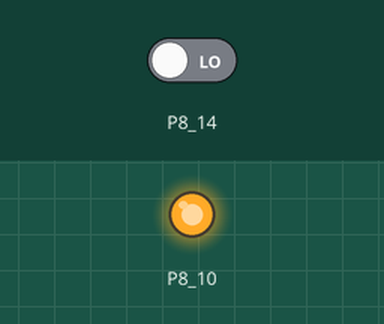
Recording of a program running on a simulated BeagleBone Black. Shown: output pins drawn as LEDs (lit = HIGH). The test bench sets the inputs (shaded band); at power-on: P8_14 LOW.

Above: at 0.1 s.
Timing chart, 0 to 1.6 s (numbered marks = the images above):
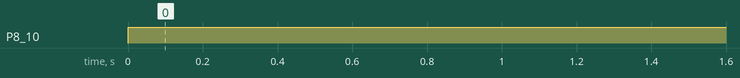

The program:

edge-detect_block.py
```python
import Adafruit_BBIO.GPIO as GPIO

GPIO.setup("P8_10", GPIO.OUT)
GPIO.output("P8_10", GPIO.HIGH)
GPIO.cleanup()

GPIO.setup("P8_14", GPIO.IN)
GPIO.wait_for_edge("P8_14", GPIO.RISING)
print("rising edge comes")

# connect P8_14 and P8_10 pins on BBB
```

Measured:
- by itself, P8_10: LOW → HIGH at 0.00 s
